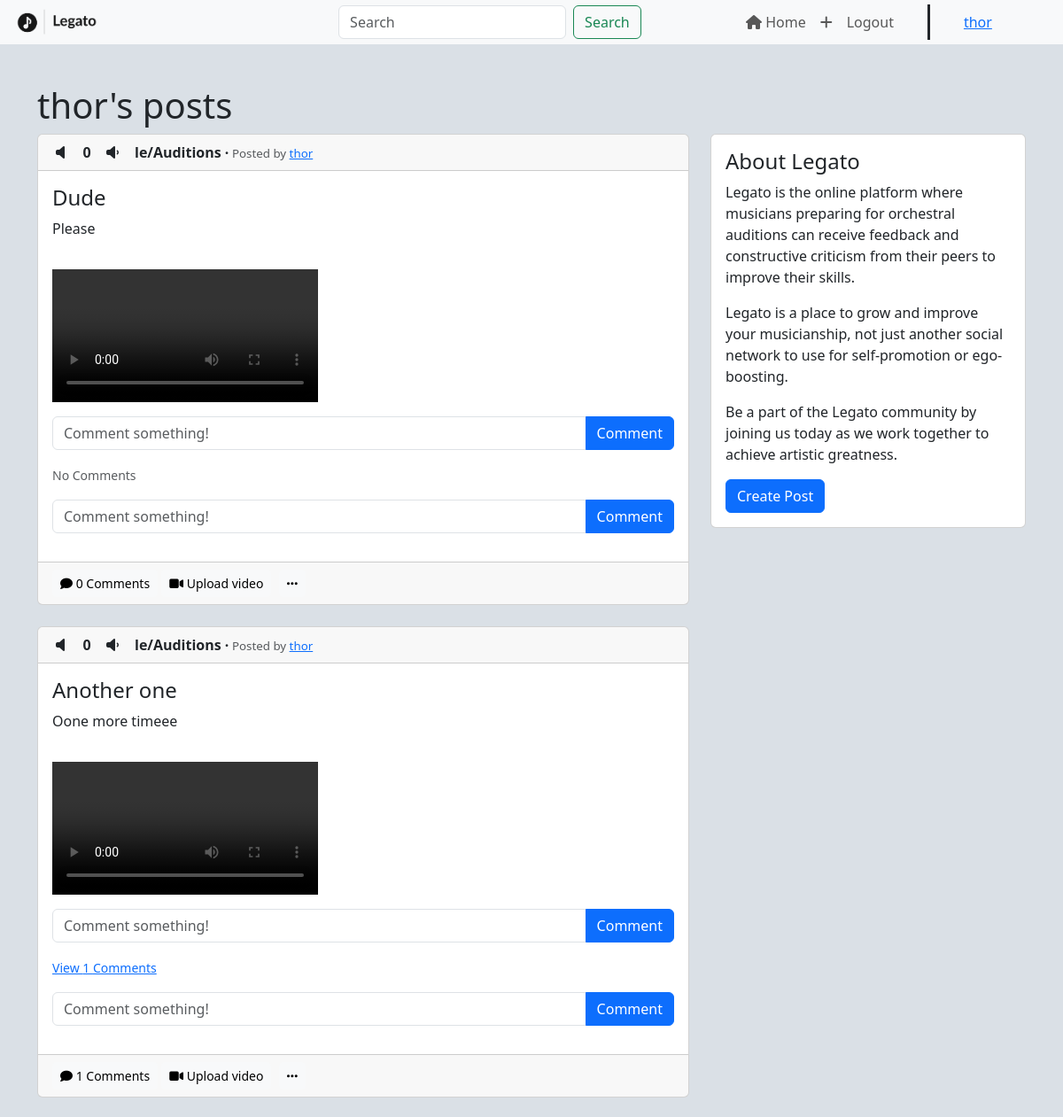
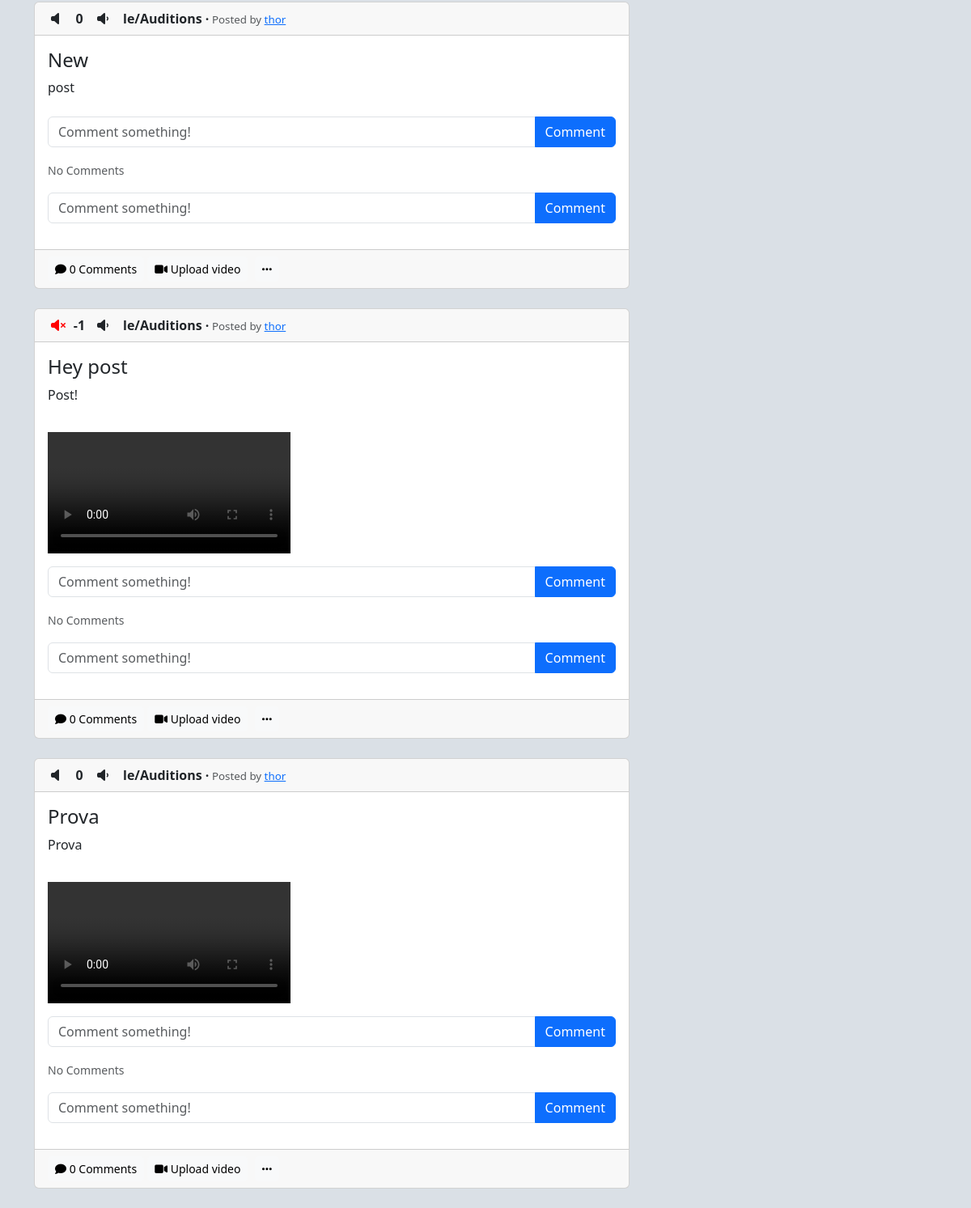
Screenshot of /posts/thor (signed in) with the database file from the repository (2 pictures, top to bottom).
### legato/models.py (models this page shows)
class User(db.Model, UserMixin):
    id = db.Column(db.Integer, primary_key=True)
    email = db.Column(db.String(150), nullable=False, unique=True)
    username = db.Column(db.String(150), nullable=False, unique=True)
    password = db.Column(db.String(150), nullable=False)
    date_created = db.Column(db.DateTime(timezone=True), default=func.now())
    posts = db.relationship("Post", backref="user", passive_deletes=True)
    comments = db.relationship("Comment", backref="user", passive_deletes=True)
    likes = db.relationship('Like', backref='user', passive_deletes=True)
    dislikes = db.relationship('Dislike', backref='user', passive_deletes=True)

class Post(db.Model):
    id = db.Column(db.Integer, primary_key=True)
    title = db.Column(db.String(60), nullable=False)
    text = db.Column(db.Text, nullable=False)
    date_created = db.Column(db.DateTime(timezone=True), default=func.now())
    author_id = db.Column(db.Integer, db.ForeignKey(
        "user.id", ondelete="CASCADE"), nullable=False)
    comments = db.relationship("Comment", backref="post", passive_deletes=True)
    likes = db.relationship('Like', backref='post', passive_deletes=True)
    dislikes = db.relationship('Dislike', backref='post', passive_deletes=True)
    video = db.Column(db.String(100), nullable=True)

### legato/views.py (the view)
@views.route("/posts/<username>")
@login_required
def posts(username):
    user = User.query.filter_by(username=username).first()
    if not user:
        flash("No user with that username exists", category="error")
        return redirect(url_for("views.index"))
    posts = user.posts
    return render_template("posts.html", user=current_user, posts=posts, username=username)

### legato/__init__.py (called while the page is built)
def create_app():
    app = Flask(__name__)
    app.config['SECRET_KEY'] = SECRET_KEY
    app.config["SQLALCHEMY_DATABASE_URI"] = f"sqlite:///{os.path.join(os.getcwd(), 'database.db')}"
    app.config['UPLOAD_FOLDER'] = UPLOAD_FOLDER
    app.config['MAX_CONTENT_LENGTH'] = 50 * 1024 * 1024
    db.init_app(app)
    from .views import views
    from .auth import auth
    app.register_blueprint(views, url_prefix="/")
    app.register_blueprint(auth, url_prefix="/")
    login_manager = LoginManager()
    login_manager.login_view = "auth.login"
    login_manager.init_app(app)
    @login_manager.user_loader
    def load_user(id):
        return User.query.get(int(id))
    with app.app_context():
        from .models import User
        db.create_all()
    return app

### legato/templates/posts.html (shortened to what this page needs)
{% extends "posts_div.html" %}
{% block header %}
{{username}}'s posts
{% endblock %}

### legato/templates/posts_div.html (shortened to what this page needs)
{% extends "layout.html" %}
{% block main %}
<div class="posts">
  <div class="container">
    <div class="row">
      <h1>{% block header %}Auditions{% endblock %}</h1>
      <div class="col-sm-8">
        {% for post in posts %}
        <div class="card">
          <div class="card-header">
            {% if user.id in post.dislikes|map(attribute="author_id")|list %}
            <i class="fa-solid fa-volume-xmark" id="dislike-button-{{post.id}}" onclick="dislike({{post.id}})"></i>
            {% else %}
            <i class="fa-solid fa-volume-off" id="dislike-button-{{post.id}}" onclick="dislike({{post.id}})"></i>
            {% endif %}
            <span id="counter-{{post.id}}" class="counter">
              {{ post.likes|length - post.dislikes|length}}
            </span>
            {% if user.id in post.likes|map(attribute="author_id")|list %}
            <i class="fa-solid fa-volume-high" id="like-button-{{post.id}}" onclick="like({{post.id}})"></i>
            {% else %}
            <i class="fa-solid fa-volume-low" id="like-button-{{post.id}}" onclick="like({{post.id}})"></i>
            {% endif %}
            <span class="legend"><strong id="sub">le/Auditions ·</strong><span class="text-muted"
                style="font-size: 10pt;"> Posted by
                <a href="/posts/{{post.user.username}}">{{post.user.username}}</a>
                {{ post.time_passed }}</span></span>
          </div>
          <div class="card-body">
            <div class="textual-content">
              <h4 class="card-title">{{ post.title }}</h4>
              <p class="card-text">{{ post.text }}</p>
            </div>
            <br />
            {% if post.video %}
            <div class="video-container">
              <video controls="controls" preload="preload">
                <source src="static/{{post.video}}" type="video/mp4">
              </video>
            </div>
            {% endif %}
            <form class="input-group mb-3" id="comment" method="POST" action="/create-comment/{{post.id}}">
              <input type="text" id="text" name="text" class="form-control" placeholder="Comment something!" />
              <button type="submit" class="btn btn-primary">Comment</button>
            </form>
            <p class="card-text">
              {% if post.comments|length > 0 %}
              <a data-bs-toggle="collapse" href="#comments-{{post.id}}" role="button">
                <small>View {{post.comments|length}} Comments</small>
              </a>
              {% else %}
              <small class="text-muted">No Comments</small>
              {% endif %}
            </p>
            <form class="input-group mb-3" id="comment" method="POST" action="/create-comment/{{post.id}}">
              <input type="text" id="text" name="text" class="form-control" placeholder="Comment something!" />
              <button type="submit" class="btn btn-primary">Comment</button>
            </form>
          </div>
          <div class="card-footer text-muted">
            <a data-bs-toggle="collapse" href="#comments-{{post.id}}" class="btn btn-light btn-sm"><i
                class="fas fa-comment"></i>
              {{post.comments|length}} Comments</a>
            <a data-bs-toggle="collapse" href="#upload-{{post.id}}" class="btn btn-light btn-sm"><i
                class="fa-solid fa-video"></i> Upload video</a>
            {% if user.id == post.author_id %}
            <a href="#" class="btn btn-light btn-sm" data-bs-toggle="dropdown" aria-expanded="false"
              id="dropdownToggle"><i class="fa-solid fa-ellipsis"></i></a>
            {% endif %}
          </div>
        </div>
        <br />
        {% endfor %}
      </div>
      {% block column %}
      <div class="col-sm-4" style="display: block;">
        <div class="card" id="side-card">
          <div class="card-body">
            <h4 class="card-title">About Legato</h4>
            <p class="card-text">
              Legato is the online platform where musicians preparing for orchestral auditions can receive feedback and
              constructive criticism from their peers to improve their skills.
            <p class="card-text">
              Legato is a place to grow and improve your musicianship, not just another social network to use for
              self-promotion or ego-boosting.
            </p>
            </p>
            <p class="card-text"> Be a part of the Legato community by joining us today as we work together to achieve
              artistic greatness.
            </p>
            <a href="/create-post" class="btn btn-primary btn-block">Create Post</a>
          </div>
        </div>
      </div>
      {% endblock %}
    </div>
  </div>
</div>
{% endblock %}

### legato/templates/layout.html (shortened to what this page needs)
<!DOCTYPE html>
<html lang="en">
<head>
  <link href="https://cdn.jsdelivr.net/npm/bootstrap@5.3.0-alpha1/dist/css/bootstrap.min.css" rel="stylesheet"
 />
  <link href="/static/styles.css" rel="stylesheet">
</head>
<body>
  <nav class="navbar navbar-expand-lg bg-body-tertiary fixed-top">
    <div class="container-fluid">
      <a class="navbar-brand" href="/"><img src="/static/Legato-logos_transparent.png" alt=""></a>
      <div class="collapse navbar-collapse" id="navbarTogglerDemo02">
        <form class="d-flex" role="search" style="margin-left: auto;
        margin-right: auto;">
          <input class="form-control me-2" type="search" placeholder="Search" name="search">
          <button class="btn btn-outline-success" type="submit">Search</button>
        </form>
        <ul class="navbar-nav me-auto mb-2 mb-lg-0">
          <li class="nav-item">
            <a class="nav-item nav-link" href="/index"><i class="fa-solid fa-house"></i> Home</a>
          </li>
          {% if user.is_authenticated %}
          <li class="nav-item">
            <a class="nav-item nav-link" href="/create-post"><i class="fa-solid fa-plus"></i></a>
          </li>
          <li class="nav-item">
            <a class="nav-item nav-link" href="/logout">Logout</a>
          </li>
          <div style="margin-left: 30px;border-left-width: 3px;border-left-style: solid;margin-right: 30px;"></div>
          <li class="nav-item">
            <a class="nav-item nav-link" id="nav-username" href="/posts/{{user.username}}">{{user.username}}</a>
          </li>
          {% endif %}
        </ul>
      </div>
    </div>
  </nav>
  <div>{% block main %}{% endblock %}</div>
</body>
</html>

### legato/static/styles.css (style rules this page uses)
body { background: #dae0e6 !important; margin-top: 75px !important; }
.navbar { --bs-navbar-padding-y: 0; }
.navbar-nav { margin-left: auto; margin-right: auto; padding-right: 10px; padding-left: 10px; margin-bottom: 10px; }
.navbar-brand { width: 150px; font-size: 24px; }
.navbar-brand img { height: 40px; float: left; margin-right: 7px; }
#navbarTogglerDemo02 { margin-right: 0px; margin-left: 65px; padding-left: 89px; padding-right: 0px; }
#nav-username { color: rgba(var(--bs-link-color-rgb), var(--bs-link-opacity, 1)); text-decoration: underline; }
.card-header { display: flex; align-items: center; }
.card-header i { font-size: 16px; margin-right: 10px; width: 24px; text-align: center; }
.card-header .counter { font-size: 16px; min-width: 20px; text-align: center; position: relative; left: -6px; font-weight: bold; }
.fa-volume-low { margin-right: 5px; margin-left: 4px; padding-right: 6px; }
.fa-volume-off { margin-left: 1px; min-width: 20px; padding-right: 8px; }
.fa-volume-xmark { color: red; margin-left: 1px; min-width: 20px; }
#side-card { position: sticky; top: 55px; }
.posts { padding-top: 20px; }
.video-container { margin: 10px auto; }
video { max-width: 100%; }

### rows the page displays
User: username "thor"
Post: likes|length "0", user.username "thor", title "Dude", text "Please", shows "No Comments", comments|length "0"
Post: likes|length "0", user.username "thor", title "Another one", text "Oone more timeee", comments|length "1"
Post: likes|length "0", user.username "thor", title "New", text "post", shows "No Comments", comments|length "0"
Post: likes|length "-1", user.username "thor", title "Hey post", text "Post!", shows "No Comments", comments|length "0"
Post: likes|length "0", user.username "thor", title "Prova", text "Prova", shows "No Comments", comments|length "0"
